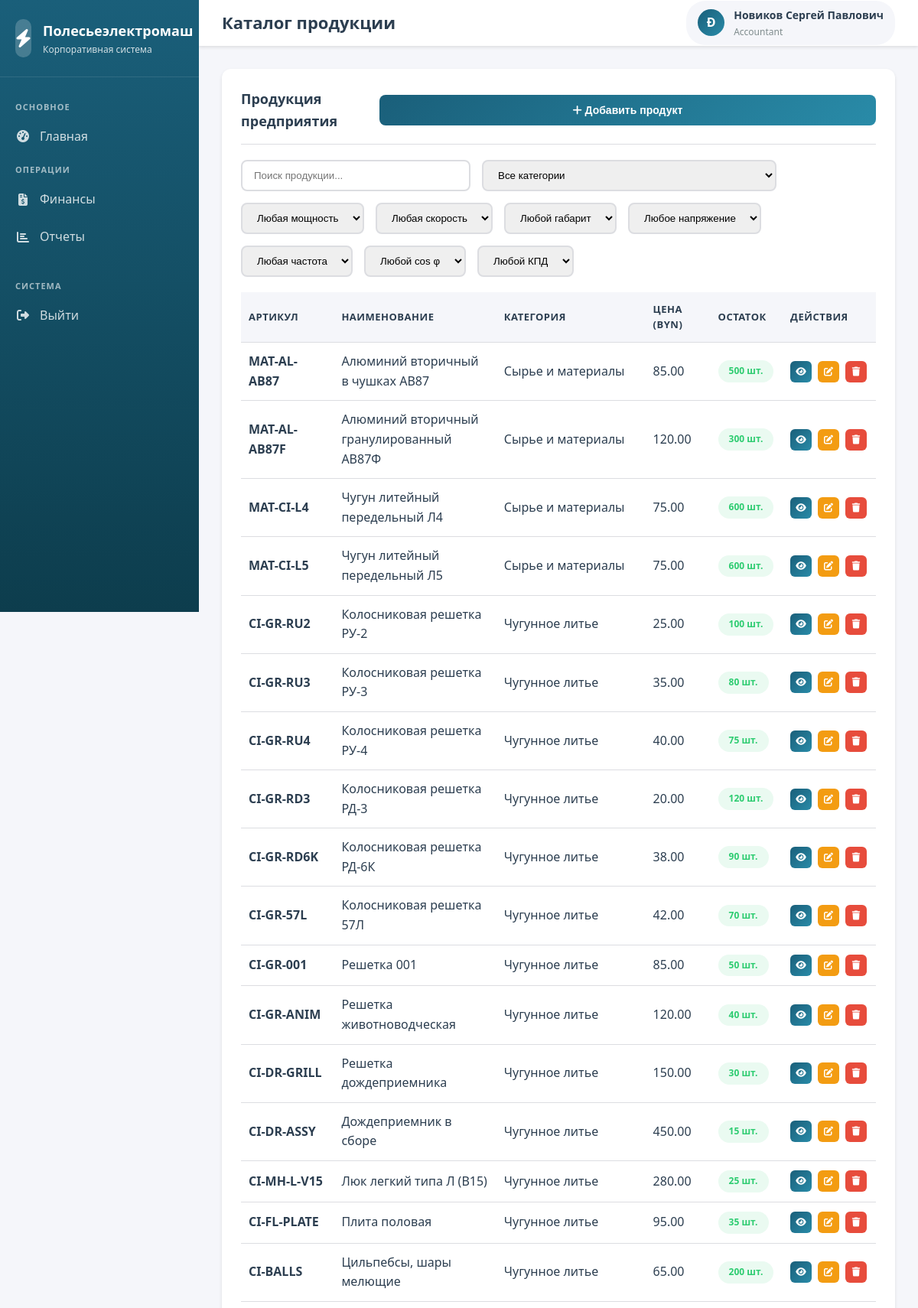
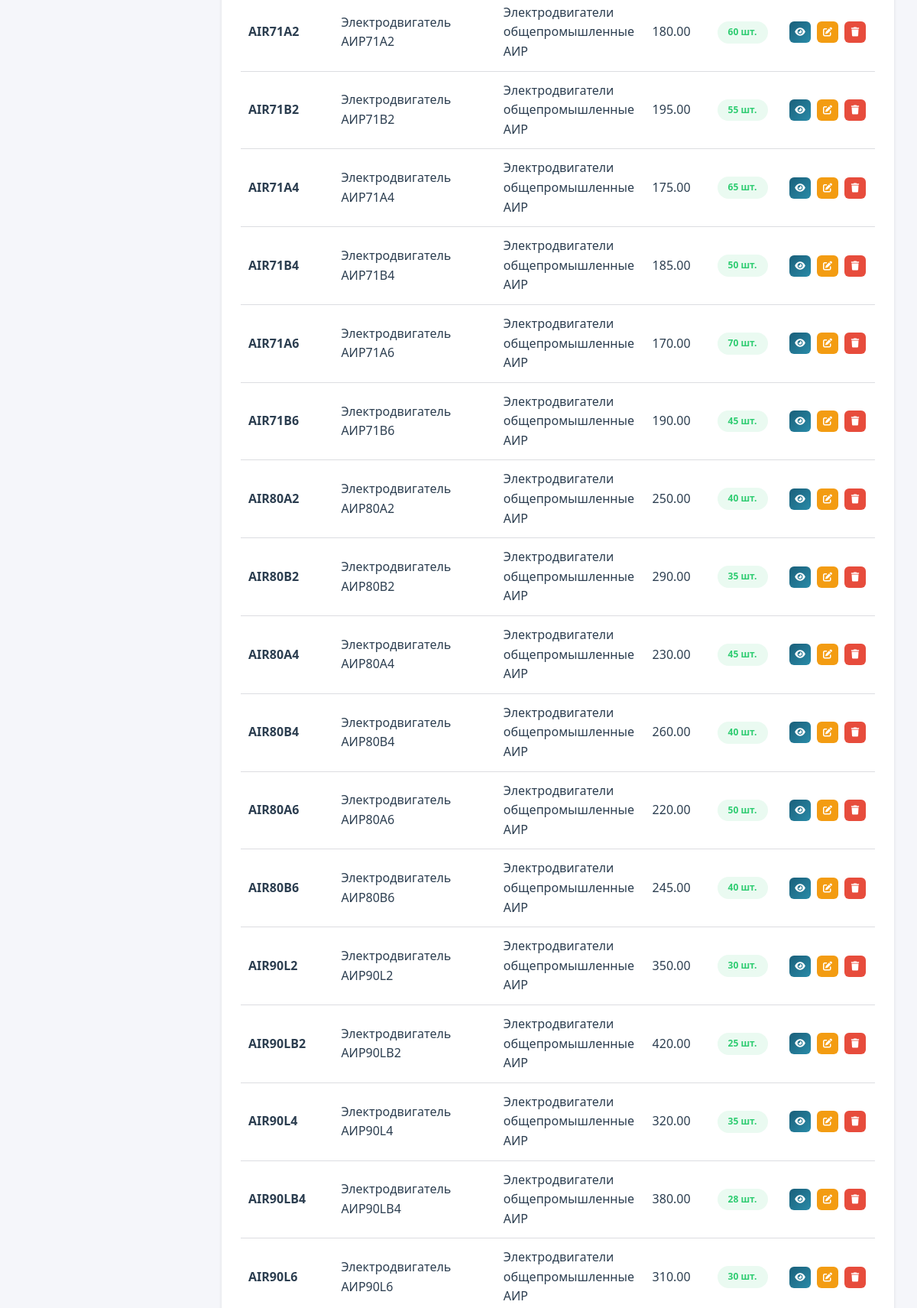
The page /modules/products/index.php (signed in, upper part) on the database its author committed (2 pictures, top to bottom).
### tables this page shows
CREATE TABLE products (
    id INT AUTO_INCREMENT PRIMARY KEY,
    product_code VARCHAR(50) NOT NULL UNIQUE,
    product_name VARCHAR(200) NOT NULL,
    category_id INT,
    description TEXT,
    specifications JSON,
    base_price DECIMAL(10,2) NOT NULL,
    currency VARCHAR(3) DEFAULT 'BYN',
    weight DECIMAL(10,3) DEFAULT 0 COMMENT 'Вес единицы продукции в кг',
    stock_quantity INT DEFAULT 0,
    min_stock_level INT DEFAULT 10,
    is_active TINYINT(1) DEFAULT 1,
    created_at TIMESTAMP DEFAULT CURRENT_TIMESTAMP,
    updated_at TIMESTAMP DEFAULT CURRENT_TIMESTAMP ON UPDATE CURRENT_TIMESTAMP,
    FOREIGN KEY (category_id) REFERENCES product_categories(id) ON DELETE SET NULL
);

CREATE TABLE product_categories (
    id INT AUTO_INCREMENT PRIMARY KEY,
    category_name VARCHAR(100) NOT NULL,
    parent_id INT NULL,
    description TEXT,
    created_at TIMESTAMP DEFAULT CURRENT_TIMESTAMP,
    FOREIGN KEY (parent_id) REFERENCES product_categories(id) ON DELETE SET NULL
);

### modules/products/index.php (the view, shortened to what this page needs)
<?php
$pdo = getDBConnection();
$userFullName = $_SESSION['full_name'];
$initials = strtoupper(substr($userFullName, 0, 1));
try {
    $stmt = $pdo->query("
        SELECT p.*, pc.category_name
        FROM products p
        LEFT JOIN product_categories pc ON p.category_id = pc.id
        ORDER BY p.created_at DESC
    ");
    $products = $stmt->fetchAll();
} catch (PDOException $e) {
    $error = 'Ошибка загрузки данных';
    $products = [];
    $categories = [];
}
?>
<!DOCTYPE html>
<html lang="ru">
<head>
    <link rel="stylesheet" href="../../assets/css/style.css">
    <link rel="stylesheet" href="https://cdnjs.cloudflare.com/ajax/libs/font-awesome/6.4.0/css/all.min.css">
</head>
<body>
    <div class="dashboard-container">
        <aside class="sidebar">
            <div class="sidebar-header">
                <div class="sidebar-logo">
                    <div class="logo-icon">
                        <i class="fas fa-bolt"></i>
                    </div>
                    <div class="logo-text">
                        <h2>Полесьеэлектромаш</h2>
                        <p>Корпоративная система</p>
                    </div>
                </div>
            </div>
            <?php
            include '../../includes/sidebar.php';
            ?>
        </aside>
        <div class="main-content">
            <header class="header">
                <div class="header-left">
                    <div class="header-title">
                        <h1>Каталог продукции</h1>
                    </div>
                </div>
                <div class="header-right">
                    <div class="user-info">
                        <div class="user-avatar">
                            <?php echo $initials; ?>
                        </div>
                        <div class="user-details">
                            <span class="user-name"><?php echo htmlspecialchars($userFullName); ?></span>
                            <span class="user-role"><?php echo ucfirst($userRole); ?></span>
                        </div>
                    </div>
                </div>
            </header>
            <div class="content-area">
                <div class="card">
                    <div class="card-header">
                        <h2 class="card-title">Продукция предприятия</h2>
                        <button class="btn btn-primary" onclick="openModal('addProductModal')">
                            <i class="fas fa-plus"></i> Добавить продукт
                        </button>
                    </div>
                    <div style="margin-bottom: 20px; display: flex; gap: 15px; flex-wrap: wrap;">
                        <input
                            type="text"
                            id="productSearch"
                            placeholder="Поиск продукции..."
                            onkeyup="filterProducts()"
                            style="padding: 10px 15px; border: 2px solid var(--border-color); border-radius: 8px; width: 300px;"
                        >
                        <select id="categoryFilter" onchange="filterProducts()" style="padding: 10px 15px; border: 2px solid var(--border-color); border-radius: 8px;">
                            <option value="">Все категории</option>
                        </select>
                        <select id="powerFilter" onchange="filterProducts()" style="padding: 10px 15px; border: 2px solid var(--border-color); border-radius: 8px;">
                            <option value="">Любая мощность</option>
                        </select>
                        <select id="speedFilter" onchange="filterProducts()" style="padding: 10px 15px; border: 2px solid var(--border-color); border-radius: 8px;">
                            <option value="">Любая скорость</option>
                        </select>
                        <select id="frameFilter" onchange="filterProducts()" style="padding: 10px 15px; border: 2px solid var(--border-color); border-radius: 8px;">
                            <option value="">Любой габарит</option>
                        </select>
                        <select id="voltageFilter" onchange="filterProducts()" style="padding: 10px 15px; border: 2px solid var(--border-color); border-radius: 8px;">
                            <option value="">Любое напряжение</option>
                        </select>
                        <select id="frequencyFilter" onchange="filterProducts()" style="padding: 10px 15px; border: 2px solid var(--border-color); border-radius: 8px;">
                            <option value="">Любая частота</option>
                        </select>
                        <select id="cosPhiFilter" onchange="filterProducts()" style="padding: 10px 15px; border: 2px solid var(--border-color); border-radius: 8px;">
                            <option value="">Любой cos φ</option>
                        </select>
                        <select id="efficiencyFilter" onchange="filterProducts()" style="padding: 10px 15px; border: 2px solid var(--border-color); border-radius: 8px;">
                            <option value="">Любой КПД</option>
                        </select>
                    </div>
                    <div class="table-responsive">
                        <table class="data-table" id="productsTable">
                            <thead>
                                <tr>
                                    <th>Артикул</th>
                                    <th>Наименование</th>
                                    <th>Категория</th>
                                    <th>Цена (BYN)</th>
                                    <th>Остаток</th>
                                    <th>Действия</th>
                                </tr>
                            </thead>
                            <tbody>
                                <?php if (empty($products)): ?>
                                    <tr>
                                        <td colspan="6" class="text-center">Продукция не найдена</td>
                                    </tr>
                                <?php else: ?>
                                    <?php foreach ($products as $product): ?>
                                        <?php
                                        $specs = json_decode($product['specifications'] ?? '{}', true);
                                        $productWithSpecs = $product;
                                        $productWithSpecs['specifications'] = $specs;
                                        ?>
                                        <tr data-category="<?php echo $product['category_id'] ?? ''; ?>"
                                            data-power="<?php echo isset($specs['power_kw']) ? $specs['power_kw'] : ''; ?>"
                                            data-speed="<?php echo isset($specs['rpm']) ? $specs['rpm'] : ''; ?>"
                                            data-frame="<?php echo isset($specs['frame_size_mm']) ? $specs['frame_size_mm'] : ''; ?>"
                                            data-voltage="<?php echo isset($specs['voltage_v']) ? $specs['voltage_v'] : ''; ?>"
                                            data-frequency="<?php echo isset($specs['frequency_hz']) ? $specs['frequency_hz'] : ''; ?>"
                                            data-cosphi="<?php echo isset($specs['cos_phi']) ? $specs['cos_phi'] : ''; ?>"
                                            data-efficiency="<?php echo isset($specs['efficiency_pct']) ? $specs['efficiency_pct'] : ''; ?>"
                                            data-product='<?php echo htmlspecialchars(json_encode($productWithSpecs, JSON_UNESCAPED_UNICODE), ENT_QUOTES); ?>'>
                                            <td><strong><?php echo htmlspecialchars($product['product_code']); ?></strong></td>
                                            <td><?php echo htmlspecialchars($product['product_name']); ?></td>
                                            <td><?php echo htmlspecialchars($product['category_name'] ?? 'Не указана'); ?></td>
                                            <td><?php echo number_format($product['base_price'], 2); ?></td>
                                            <td>
                                                <?php if ($product['stock_quantity'] <= $product['min_stock_level']): ?>
                                                    <span class="badge badge-danger"><?php echo $product['stock_quantity']; ?> шт.</span>
                                                <?php else: ?>
                                                    <span class="badge badge-success"><?php echo $product['stock_quantity']; ?> шт.</span>
                                                <?php endif; ?>
                                            </td>
                                            <td>
                                                <div class="action-buttons">
                                                    <button class="btn btn-sm btn-icon btn-primary" title="Просмотр характеристик" onclick="viewProduct(<?php echo $product['id']; ?>)">
                                                        <i class="fas fa-eye"></i>
                                                    </button>
                                                    <button class="btn btn-sm btn-icon btn-secondary" title="Редактировать" onclick="editProduct(<?php echo $product['id']; ?>)">
                                                        <i class="fas fa-edit"></i>
                                                    </button>
                                                    <button class="btn btn-sm btn-icon btn-danger" title="Удалить" onclick="deleteProduct(<?php echo $product['id']; ?>, '<?php echo htmlspecialchars($product['product_name']); ?>')">
                                                        <i class="fas fa-trash"></i>
                                                    </button>
                                                </div>
                                            </td>
                                        </tr>
                                    <?php endforeach; ?>
                                <?php endif; ?>
                            </tbody>
                        </table>
                    </div>
                </div>
            </div>
        </div>
    </div>
</body>
</html>

### rows shown on the page
products: product_code "MAT-AL-AB87", product_name "Алюминий вторичный в чушках АВ87", category.category_name "Сырье и материалы", base_price "85.00", stock_quantity "500"
products: product_code "MAT-AL-AB87F", product_name "Алюминий вторичный гранулированный АВ87Ф", category.category_name "Сырье и материалы", base_price "120.00", stock_quantity "300"
products: product_code "MAT-CI-L4", product_name "Чугун литейный передельный Л4", category.category_name "Сырье и материалы", base_price "75.00", stock_quantity "600"
products: product_code "MAT-CI-L5", product_name "Чугун литейный передельный Л5", category.category_name "Сырье и материалы", base_price "75.00", stock_quantity "600"
products: product_code "CI-GR-RU2", product_name "Колосниковая решетка РУ-2", category.category_name "Чугунное литье", base_price "25.00", stock_quantity "100"
products: product_code "CI-GR-RU3", product_name "Колосниковая решетка РУ-3", category.category_name "Чугунное литье", base_price "35.00", stock_quantity "80"
products: product_code "CI-GR-RU4", product_name "Колосниковая решетка РУ-4", category.category_name "Чугунное литье", base_price "40.00", stock_quantity "75"
products: product_code "CI-GR-RD3", product_name "Колосниковая решетка РД-3", category.category_name "Чугунное литье", base_price "20.00", stock_quantity "120"
products: product_code "CI-GR-RD6K", product_name "Колосниковая решетка РД-6К", category.category_name "Чугунное литье", base_price "38.00", stock_quantity "90"
products: product_code "CI-GR-57L", product_name "Колосниковая решетка 57Л", category.category_name "Чугунное литье", base_price "42.00", stock_quantity "70"
products: product_code "CI-GR-001", product_name "Решетка 001", category.category_name "Чугунное литье", base_price "85.00", stock_quantity "50"
products: product_code "CI-GR-ANIM", product_name "Решетка животноводческая", category.category_name "Чугунное литье", base_price "120.00", stock_quantity "40"
products: product_code "CI-DR-GRILL", product_name "Решетка дождеприемника", category.category_name "Чугунное литье", base_price "150.00", stock_quantity "30"
products: product_code "CI-DR-ASSY", product_name "Дождеприемник в сборе", category.category_name "Чугунное литье", base_price "450.00", stock_quantity "15"
products: product_code "CI-MH-L-V15", product_name "Люк легкий типа Л (В15)", category.category_name "Чугунное литье", base_price "280.00", stock_quantity "25"
products: product_code "CI-FL-PLATE", product_name "Плита половая", category.category_name "Чугунное литье", base_price "95.00", stock_quantity "35"
products: product_code "CI-BALLS", product_name "Цильпебсы, шары мелющие", category.category_name "Чугунное литье", base_price "65.00", stock_quantity "200"
products: product_code "AIR71A2", product_name "Электродвигатель АИР71А2", category.category_name "Электродвигатели общепромышленные АИР", base_price "180.00", stock_quantity "60"
products: product_code "AIR71B2", product_name "Электродвигатель АИР71В2", category.category_name "Электродвигатели общепромышленные АИР", base_price "195.00", stock_quantity "55"
products: product_code "AIR71A4", product_name "Электродвигатель АИР71А4", category.category_name "Электродвигатели общепромышленные АИР", base_price "175.00", stock_quantity "65"
products: product_code "AIR71B4", product_name "Электродвигатель АИР71В4", category.category_name "Электродвигатели общепромышленные АИР", base_price "185.00", stock_quantity "50"
products: product_code "AIR71A6", product_name "Электродвигатель АИР71А6", category.category_name "Электродвигатели общепромышленные АИР", base_price "170.00", stock_quantity "70"
products: product_code "AIR71B6", product_name "Электродвигатель АИР71В6", category.category_name "Электродвигатели общепромышленные АИР", base_price "190.00", stock_quantity "45"
products: product_code "AIR80A2", product_name "Электродвигатель АИР80А2", category.category_name "Электродвигатели общепромышленные АИР", base_price "250.00", stock_quantity "40"
products: product_code "AIR80B2", product_name "Электродвигатель АИР80В2", category.category_name "Электродвигатели общепромышленные АИР", base_price "290.00", stock_quantity "35"
products: product_code "AIR80A4", product_name "Электродвигатель АИР80А4", category.category_name "Электродвигатели общепромышленные АИР", base_price "230.00", stock_quantity "45"
products: product_code "AIR80B4", product_name "Электродвигатель АИР80В4", category.category_name "Электродвигатели общепромышленные АИР", base_price "260.00", stock_quantity "40"
products: product_code "AIR80A6", product_name "Электродвигатель АИР80А6", category.category_name "Электродвигатели общепромышленные АИР", base_price "220.00", stock_quantity "50"
products: product_code "AIR80B6", product_name "Электродвигатель АИР80В6", category.category_name "Электродвигатели общепромышленные АИР", base_price "245.00", stock_quantity "40"
products: product_code "AIR90L2", product_name "Электродвигатель АИР90L2", category.category_name "Электродвигатели общепромышленные АИР", base_price "350.00", stock_quantity "30"
products: product_code "AIR90LB2", product_name "Электродвигатель АИР90LВ2", category.category_name "Электродвигатели общепромышленные АИР", base_price "420.00", stock_quantity "25"
products: product_code "AIR90L4", product_name "Электродвигатель АИР90L4", category.category_name "Электродвигатели общепромышленные АИР", base_price "320.00", stock_quantity "35"
products: product_code "AIR90LB4", product_name "Электродвигатель АИР90LВ4", category.category_name "Электродвигатели общепромышленные АИР", base_price "380.00", stock_quantity "28"
products: product_code "AIR90L6", product_name "Электродвигатель АИР90L6", category.category_name "Электродвигатели общепромышленные АИР", base_price "310.00", stock_quantity "30"

### other values the page prints
$item['text'] "Главная"
$item['text'] "Финансы"
$item['text'] "Отчеты"
$initials "Ð"
$userFullName "Новиков Сергей Павлович"
$userRole "Accountant"
